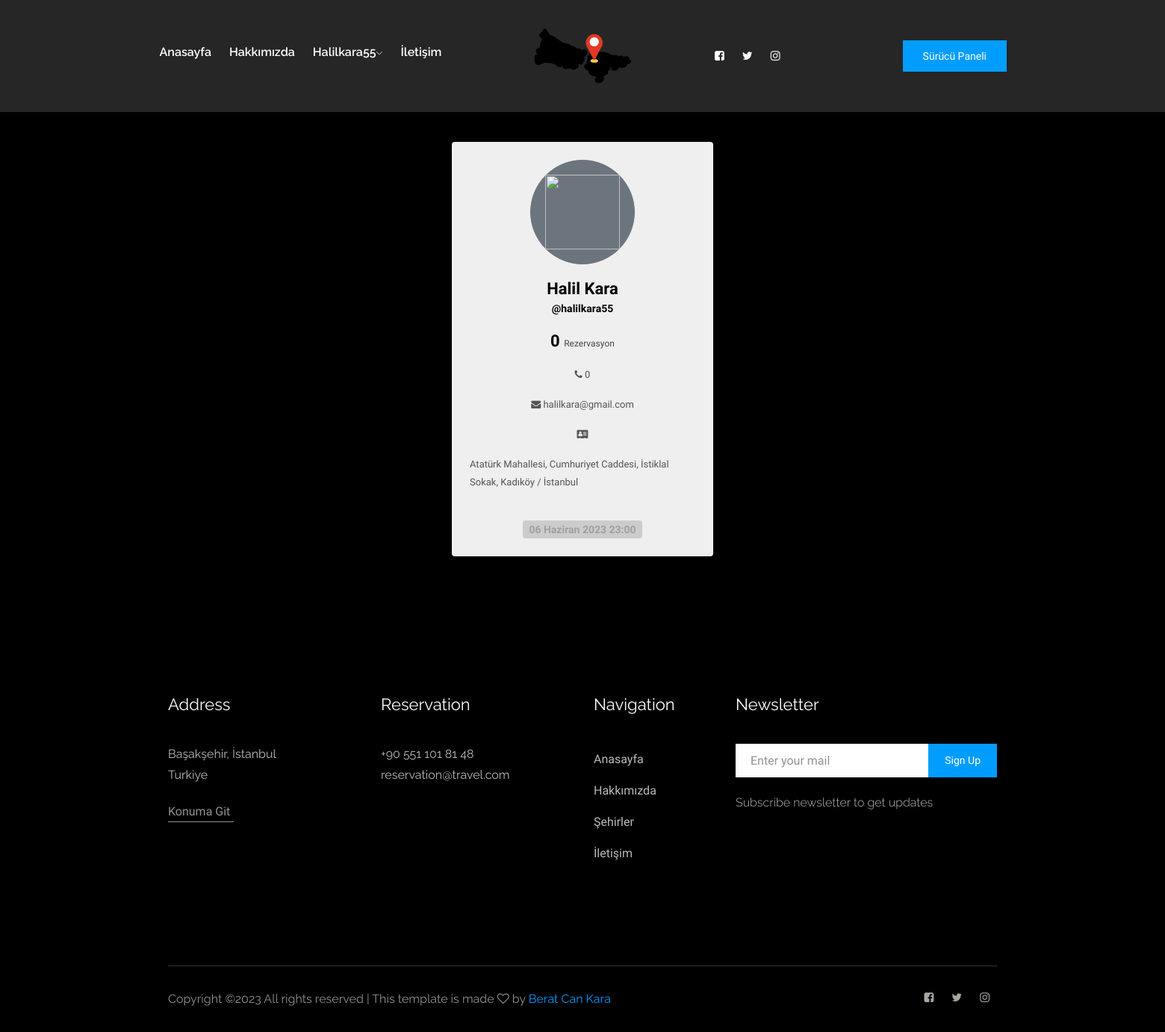
Page /userProfile/halilkara55 on the committed database.
### nUser/models.py (models this page shows, shortened)
class nUser(AbstractUser):
    tc_kimlik = models.CharField(max_length=11)
    adres = models.TextField()
    telefon = models.CharField(max_length=20, default="0")
    email = models.EmailField()
    first_name = models.CharField(max_length=30)
    last_name = models.CharField(max_length=30)
    reservation = models.OneToOneField(Reservation, null=True, blank=True, on_delete=models.SET_NULL)
    isDriver = models.BooleanField(default=False)

### travel/views.py (the view)
# urls.py: path('userProfile/<str:username>',views.userProfile,name='userProfile'),
def userProfile(request,username):
    user = nUser.objects.filter(username = username).first()
    userRezCount = Reservation.objects.filter(kullanici = user).count()
    return render(request,"user/userProfile.html",{"user":user,"count":userRezCount})

### templates/user/userProfile.html
{% extends 'base/base.html' %}
{% load static %}
{% block content %}
<link rel="stylesheet" href="{% static 'css/userInfoCard.css' %}">
<div class="container mt-4 mb-4 p-3 d-flex justify-content-center">
  <div class="card p-4">
    <div class="image d-flex flex-column justify-content-center align-items-center">
      <button class="btn btn-secondary"><img src="https://i.imgur.com/wvxPV9S.png" height="100" width="100" /></button> <span class="name mt-3">{{ user.first_name }} {{ user.last_name }}</span> <span class="idd">@{{ user.username }}</span> <div class="d-flex flex-row justify-content-center align-items-center gap-2"></div> <div class="d-flex flex-row justify-content-center align-items-center mt-3">
        <span class="number">{{count}} <span class="follow">Rezervasyon</span></span>
      </div>
      <div class="text mt-3">
        <span><i class="fa fa-phone"></i> {{ user.telefon }}</span>
      </div>
      <div class="text mt-3">
        <span><i class="fa fa-envelope"></i> {{ user.email }}</span>
      </div>
      <div class="text mt-3">
        <span><i class="fa fa-address-card "></i></span>
      </div>
      <div class="text mt-3">
        <span>{{ user.adres }}</span>
      </div>
      <div class="gap-3 mt-3 icons d-flex flex-row justify-content-center align-items-center"></div> <div class="px-2 rounded mt-4 date">
        <span class="join">{{ user.date_joined }}</span>
      </div>
    </div>
  </div>
</div>
{% endblock %}

### templates/base/base.html (shortened to what this page needs)
<!DOCTYPE html>
{% load static %}
<html>
<head>
    <link href="{% static 'css/main.css' %}" rel="stylesheet" media="all">
    <link rel="stylesheet" href="{% static 'css/bootstrap.min.css' %}">
    <link rel="stylesheet" href="{% static 'css/owl.carousel.min.css' %}">
    <link rel="stylesheet" href="{% static 'css/magnific-popup.css' %}">
    <link rel="stylesheet" href="{% static 'css/font-awesome.min.css' %}">
    <link rel="stylesheet" href="{% static 'css/themify-icons.css' %}">
    <link rel="stylesheet" href="{% static 'css/nice-select.css' %}">
    <link rel="stylesheet" href="{% static 'css/flaticon.css' %}">
    <link rel="stylesheet" href="{% static 'css/gijgo.css' %} ">
    <link rel="stylesheet" href="{% static 'css/animate.css' %}">
    <link rel="stylesheet" href="{% static 'css/slicknav.css' %}">
    <link rel="stylesheet" href="{% static 'css/style.css' %}">
    <link rel="stylesheet" href="{% static 'css/createRez.css' %}">
    <link rel="stylesheet" href="{% static 'css/card.css' %}">
</head>
<body>
    <header>
        <div class="header-area " style="background-color: #262626;">
            <div id="sticky-header" class="main-header-area">
                <div class="container-fluid p-0">
                    <div class="row align-items-center no-gutters">
                        <div class="col-lg-5">
                            <div class="main-menu  d-none d-md-block">
                                <nav>
                                    <ul id="navigation">
                                        <li><a href="/">Anasayfa</a></li>
                                        <li><a href="/about">Hakkımızda</a></li>
                                        {% if not user.is_authenticated %}
                                        <li><a href="/login">Giriş Yap</a>
                                        </li>
                                        {% else %}
                                        <li><a href="/login/userLogin">{{user.username}}<i class="ti-angle-down"></i></a>
                                        </li>
                                        {% endif %}
                                        <li><a href="contact.html">İletişim</a></li>
                                    </ul>
                                </nav>
                            </div>
                        </div>
                        <div class="col-xl-2 col-lg-2">
                            <div class="logo-img">
                                <a href="/">
                                    <img src="{% static 'img/logo.png' %}" style="width: 150px;" alt="">
                                </a>
                            </div>
                        </div>
                        <div class="col-xl-5 col-lg-4 d-none d-lg-block">
                            <div class="book_room">
                                <div class="socail_links">
                                    <ul>
                                        <li>
                                            <a href="#">
                                                <i class="fa fa-facebook-square"></i>
                                            </a>
                                        </li>
                                        <li>
                                            <a href="#">
                                                <i class="fa fa-twitter"></i>
                                            </a>
                                        </li>
                                        <li>
                                            <a href="#">
                                                <i class="fa fa-instagram"></i>
                                            </a>
                                        </li>
                                    </ul>
                                </div>
                                {% if user.isDriver %}
                                <div class="book_btn d-none d-lg-block">
                                    <a href="/drivers/driverDash">Sürücü Paneli</a>
                                </div>
                                {% endif %}
                            </div>
                        </div>
                        <div class="col-12">
                        </div>
                    </div>
                </div>
            </div>
        </div>
    </header>
    {% block content %}{% endblock %}
        <footer class="footer">
            <div class="footer_top">
                <div class="container">
                    <div class="row">
                        <div class="col-xl-3 col-md-6 col-lg-3">
                            <div class="footer_widget">
                                <h3 class="footer_title">
                                    address
                                </h3>
                                <p class="footer_text"> Başakşehir, İstanbul <br>
                                    Turkiye</p>
                                <a href="#" class="line-button">Konuma Git</a>
                            </div>
                        </div>
                        <div class="col-xl-3 col-md-6 col-lg-3">
                            <div class="footer_widget">
                                <h3 class="footer_title">
                                    Reservation
                                </h3>
                                <p class="footer_text">+90 551 101 81 48 <br>
                                    reservation@travel.com</p>
                            </div>
                        </div>
                        <div class="col-xl-2 col-md-6 col-lg-2">
                            <div class="footer_widget">
                                <h3 class="footer_title">
                                    Navigation
                                </h3>
                                <ul>
                                    <li><a href="#">Anasayfa</a></li>
                                    <li><a href="#">Hakkımızda</a></li>
                                    <li><a href="#">Şehirler</a></li>
                                    <li><a href="#">İletişim</a></li>
                                </ul>
                            </div>
                        </div>
                        <div class="col-xl-4 col-md-6 col-lg-4">
                            <div class="footer_widget">
                                <h3 class="footer_title">
                                    Newsletter
                                </h3>
                                <form action="#" class="newsletter_form">
                                    <input type="text" placeholder="Enter your mail">
                                    <button type="submit">Sign Up</button>
                                </form>
                                <p class="newsletter_text">Subscribe newsletter to get updates</p>
                            </div>
                        </div>
                    </div>
                </div>
            </div>
            <div class="copy-right_text">
                <div class="container">
                    <div class="footer_border"></div>
                    <div class="row">
                        <div class="col-xl-8 col-md-7 col-lg-9">
                            <p class="copy_right">
    Copyright &copy;<script>document.write(new Date().getFullYear());</script> All rights reserved | This template is made <i class="fa fa-heart-o" aria-hidden="true"></i> by <a href="https://www.linkedin.com/in/berat-can-kara/" target="_blank">Berat Can Kara</a>
                        </div>
                        <div class="col-xl-4 col-md-5 col-lg-3">
                            <div class="socail_links">
                                <ul>
                                    <li>
                                        <a href="#">
                                            <i class="fa fa-facebook-square"></i>
                                        </a>
                                    </li>
                                    <li>
                                        <a href="#">
                                            <i class="fa fa-twitter"></i>
                                        </a>
                                    </li>
                                    <li>
                                        <a href="#">
                                            <i class="fa fa-instagram"></i>
                                        </a>
                                    </li>
                                </ul>
                            </div>
                        </div>
                    </div>
                </div>
            </div>
        </footer>
</body>
</html>

### static/css/main.css (style rules this page uses)
.row { display: -webkit-box; display: -webkit-flex; display: -moz-box; display: -ms-flexbox; display: flex; -webkit-flex-wrap: wrap; -ms-flex-wrap: wrap; flex-wrap: wrap; }
html { -webkit-box-sizing: border-box; -moz-box-sizing: border-box; box-sizing: border-box; }
* { padding: 0; margin: 0; }
*, *:before, *:after { -webkit-box-sizing: inherit; -moz-box-sizing: inherit; box-sizing: inherit; }
body, h1, h2, h3, h4, h5, h6, blockquote, p, pre, dl, dd, ol, ul, figure, hr, fieldset, legend { margin: 0; padding: 0; }
button { outline: none; background: none; border: none; }
body { font-family: "Open Sans", "Arial", "Helvetica Neue", sans-serif; font-weight: 400; font-size: 14px; }
h1, h2, h3, h4, h5, h6 { font-weight: 400; }
h3 { font-size: 24px; }
.btn { display: inline-block; line-height: 50px; padding: 0 50px; -webkit-transition: all 0.4s ease; -o-transition: all 0.4s ease; -moz-transition: all 0.4s ease; transition: all 0.4s ease; cursor: pointer; font-size: 15px; text-transform: uppercase; font-weight: 700; color: #fff; font-family: inherit; }
input { outline: none; margin: 0; border: none; -webkit-box-shadow: none; -moz-box-shadow: none; box-shadow: none; width: 100%; font-size: 14px; font-family: inherit; }
.card { -webkit-border-radius: 3px; -moz-border-radius: 3px; border-radius: 3px; background: #fff; }

### static/css/card.css (style rules this page uses)
body { font-family: "Baloo 2", cursive; font-size: 16px; color: #000000; text-rendering: optimizeLegibility; font-weight: initial; }
a, a:hover { text-decoration: none; transition: color 0.3s ease-in-out; }

### static/css/userInfoCard.css (style rules this page uses)
* { margin: 0; padding: 0 }
body { background-color: #000 }
.card { width: 350px; background-color: #efefef; border: none; cursor: pointer; transition: all 0.5s; }
.image img { transition: all 0.5s }
.btn { height: 140px; width: 140px; border-radius: 50% }
.name { font-size: 22px; font-weight: bold }
.idd { font-size: 14px; font-weight: 600 }
.number { font-size: 22px; font-weight: bold }
.follow { font-size: 12px; font-weight: 500; color: #444444 }
.text span { font-size: 13px; color: #545454; font-weight: 500 }
.join { font-size: 14px; color: #a0a0a0; font-weight: bold }
.date { background-color: #ccc }

### rows in the picture
nUser: username "Halilkara55", first_name "Halil", last_name "Kara", username "halilkara55", telefon "0", email "halilkara@gmail.com", adres "Atatürk Mahallesi, Cumhuriyet Caddesi, İstiklal Sokak, Kadıköy / İstanbul", date_joined "06 Haziran 2023 23:00"

### other values in the picture
{{ count }} "0"
